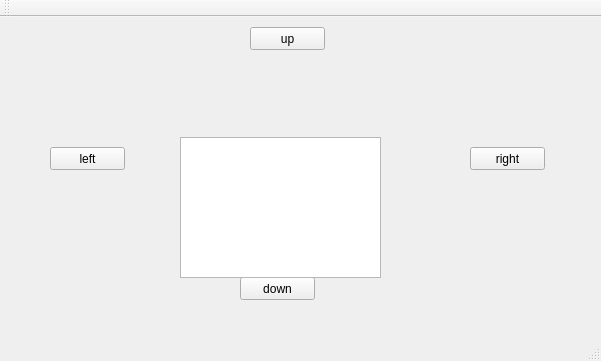
<?xml version="1.0" encoding="UTF-8"?>
<ui version="4.0">
 <class>MainWindow</class>
 <widget class="QMainWindow" name="MainWindow">
  <property name="geometry">
   <rect>
    <x>0</x>
    <y>0</y>
    <width>601</width>
    <height>361</height>
   </rect>
  </property>
  <property name="windowTitle">
   <string>MainWindow</string>
  </property>
  <widget class="QWidget" name="centralWidget">
   <widget class="QPushButton" name="down">
    <property name="geometry">
     <rect>
      <x>240</x>
      <y>260</y>
      <width>75</width>
      <height>23</height>
     </rect>
    </property>
    <property name="text">
     <string>down</string>
    </property>
   </widget>
   <widget class="QPushButton" name="left">
    <property name="geometry">
     <rect>
      <x>50</x>
      <y>130</y>
      <width>75</width>
      <height>23</height>
     </rect>
    </property>
    <property name="text">
     <string>left</string>
    </property>
   </widget>
   <widget class="QPushButton" name="right">
    <property name="geometry">
     <rect>
      <x>470</x>
      <y>130</y>
      <width>75</width>
      <height>23</height>
     </rect>
    </property>
    <property name="text">
     <string>right</string>
    </property>
   </widget>
   <widget class="QPushButton" name="up">
    <property name="geometry">
     <rect>
      <x>250</x>
      <y>10</y>
      <width>75</width>
      <height>23</height>
     </rect>
    </property>
    <property name="text">
     <string>up</string>
    </property>
   </widget>
   <widget class="QTextEdit" name="textEdit">
    <property name="geometry">
     <rect>
      <x>180</x>
      <y>120</y>
      <width>201</width>
      <height>141</height>
     </rect>
    </property>
   </widget>
  </widget>
  <widget class="QMenuBar" name="menuBar">
   <property name="geometry">
    <rect>
     <x>0</x>
     <y>0</y>
     <width>601</width>
     <height>21</height>
    </rect>
   </property>
  </widget>
  <widget class="QToolBar" name="mainToolBar">
   <attribute name="toolBarArea">
    <enum>TopToolBarArea</enum>
   </attribute>
   <attribute name="toolBarBreak">
    <bool>false</bool>
   </attribute>
  </widget>
  <widget class="QStatusBar" name="statusBar"/>
 </widget>
 <layoutdefault spacing="6" margin="11"/>
 <resources/>
 <connections/>
</ui>
